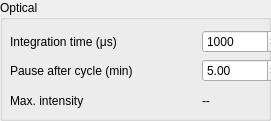
   <widget class="QGroupBox" name="optical_box">
    <property name="geometry">
     <rect>
      <x>290</x>
      <y>580</y>
      <width>271</width>
      <height>121</height>
     </rect>
    </property>
    <property name="title">
     <string>Optical</string>
    </property>
    <widget class="QWidget" name="gridLayoutWidget_3">
     <property name="geometry">
      <rect>
       <x>10</x>
       <y>30</y>
       <width>272</width>
       <height>113</height>
      </rect>
     </property>
     <layout class="QGridLayout" name="gridLayout_4">
      <item row="1" column="0">
       <widget class="QLabel" name="pause_spec_label">
        <property name="text">
         <string>Pause after cycle (min)</string>
        </property>
       </widget>
      </item>
      <item row="1" column="1">
       <widget class="QDoubleSpinBox" name="set_spec_pause">
        <property name="maximumSize">
         <size>
          <width>80</width>
          <height>16777215</height>
         </size>
        </property>
        <property name="toolTip">
         <string>Set the amount of time to pause (in minutes) between spectral acquisition if acquisition is occuring automatically during a pressure sequence.</string>
        </property>
        <property name="minimum">
         <double>0.000000000000000</double>
        </property>
        <property name="maximum">
         <double>100.000000000000000</double>
        </property>
        <property name="singleStep">
         <double>0.500000000000000</double>
        </property>
        <property name="value">
         <double>5.000000000000000</double>
        </property>
       </widget>
      </item>
      <item row="0" column="1">
       <widget class="QSpinBox" name="spec_int_time">
        <property name="maximumSize">
         <size>
          <width>80</width>
          <height>16777215</height>
         </size>
        </property>
        <property name="toolTip">
         <string>Set integration time of the Occean Optics USB4000 optical spectrometer in microseconds.</string>
        </property>
        <property name="minimum">
         <number>0</number>
        </property>
        <property name="maximum">
         <number>10000000</number>
        </property>
        <property name="singleStep">
         <number>1</number>
        </property>
        <property name="value">
         <number>1000</number>
        </property>
       </widget>
      </item>
      <item row="0" column="0">
       <widget class="QLabel" name="opt_int_time_label">
        <property name="text">
         <string>Integration time (μs)</string>
        </property>
       </widget>
      </item>
      <item row="2" column="0">
       <widget class="QLabel" name="max_intensity_label">
        <property name="text">
         <string>Max. intensity</string>
        </property>
       </widget>
      </item>
      <item row="2" column="1">
       <widget class="QLabel" name="max_intensity">
        <property name="toolTip">
         <string>Maximum intensity ofmost recent optical spectrum.</string>
        </property>
        <property name="text">
         <string>--</string>
        </property>
       </widget>
      </item>
      <item row="3" column="0">
       <widget class="QLabel" name="wavelength_label">
        <property name="text">
         <string>Wavelength of max. (nm)</string>
        </property>
       </widget>
      </item>
      <item row="3" column="1">
       <widget class="QLabel" name="wavelength_at_max">
        <property name="toolTip">
         <string>Wavelength of light at which maximum intensity of most recent optical spectrum was measured.</string>
        </property>
        <property name="text">
         <string>--</string>
        </property>
       </widget>
      </item>
     </layout>
    </widget>
   </widget>
